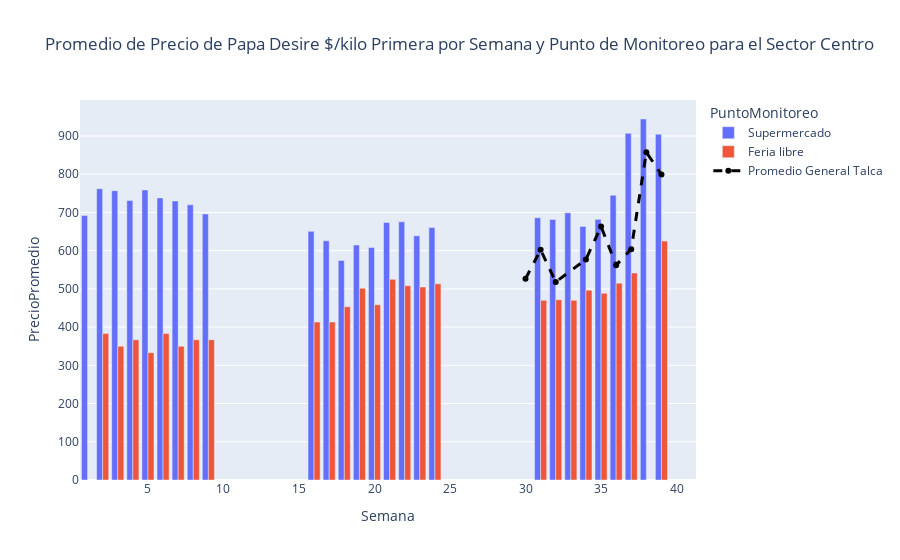

Notebook code for this chart:
### Code cell
def propuesta_2_plotly():
    # Datos de ejemplo
    df = extract_data()
    #convierte el precio promedio a float
    # Replace commas with periods and convert 'PrecioPromedio' to float
    df['PrecioPromedio'] = df['PrecioPromedio'].str.replace(',', '.').astype(float)

    df['PrecioPromedio'] = df['PrecioPromedio'].astype(float)
    # filtra por sector = centro
    dfp = df
    df = df[df['Sector'].isin(['Centro'])]
    df = df[df['Producto'].isin(['Papa Desire $/kilo Primera'])]

    dfp = dfp[dfp['Sector'].isin(['Talca'])]
    dfp = dfp[dfp['Producto'].isin(['Papa Desire $/kilo Primera'])]

    # Filtra por la ciudad de Santiago

    df = df.groupby(['Semana', 'PuntoMonitoreo'])['PrecioPromedio'].mean().reset_index()



    # Crear el gráfico de barras agrupadas con Plotly
    fig = px.bar(df, x='Semana', y='PrecioPromedio', color='PuntoMonitoreo', barmode='group', title='Promedio de Precio de Papa Desire $/kilo Primera por Semana y Punto de Monitoreo para el Sector Centro')

    # Calcular el promedio general
    promedio_general = dfp.groupby('Semana')['PrecioPromedio'].mean().reset_index()
    promedio_general['PuntoMonitoreo'] = 'Promedio General Talca'

    # Agregar una línea para el promedio general
    line_trace = px.line(promedio_general, x='Semana', y='PrecioPromedio', color='PuntoMonitoreo', markers=True).data[0]
    line_trace.line.color = 'black'  # Cambiar el color de la línea
    line_trace.line.width = 3  # Aumentar el grosor de la línea
    line_trace.line.dash = 'dash'  # Cambiar la forma de la línea a segmentada

    fig.add_trace(line_trace)

    # Mostrar el gráfico
    fig.show()

### Figure 1 — Plotly figure (JSON) as saved in the notebook; plotly's stock layout.template omitted (floating-point values rounded to 4 significant figures)
{"data": [{"alignmentgroup": "True", "hovertemplate": "PuntoMonitoreo=Supermercado<br>Semana=%{x}<br>PrecioPromedio=%{y}<extra></extra>", "legendgroup": "Supermercado", "marker": {"color": "#636efa", "pattern": {"shape": ""}}, "name": "Supermercado", "offsetgroup": "Supermercado", "orientation": "v", "showlegend": true, "textposition": "auto", "type": "bar", "x": [1, 2, 3, 4, 5, 6, 7, 8, 9, 16, 17, 18, 19, 20, 21, 22, 23, 24, 31, 32, 33, 34, 35, 36, 37, 38, 39], "xaxis": "x", "y": [692, 762, 757, 731, 759, 738, 730, 720, 696, 650.5, 625.8, 574.5, 614.8, 608.4, 673.8, 675.4, 639, 660.4, 686, 681.8, 699, 663.4, 682, 745, 907, 944.5, 904.8], "yaxis": "y"}, {"alignmentgroup": "True", "hovertemplate": "PuntoMonitoreo=Feria libre<br>Semana=%{x}<br>PrecioPromedio=%{y}<extra></extra>", "legendgroup": "Feria libre", "marker": {"color": "#EF553B", "pattern": {"shape": ""}}, "name": "Feria libre", "offsetgroup": "Feria libre", "orientation": "v", "showlegend": true, "textposition": "auto", "type": "bar", "x": [2, 3, 4, 5, 6, 7, 8, 9, 16, 17, 18, 19, 20, 21, 22, 23, 24, 31, 32, 33, 34, 35, 36, 37, 39], "xaxis": "x", "y": [383, 350, 367, 333, 383, 350, 367, 367, 413.3, 413.3, 453.3, 501.7, 458.3, 525, 508.3, 505, 513.3, 470, 471.7, 470, 496.7, 488.3, 515, 541.7, 625], "yaxis": "y"}, {"hovertemplate": "PuntoMonitoreo=Promedio General Talca<br>Semana=%{x}<br>PrecioPromedio=%{y}<extra></extra>", "legendgroup": "Promedio General Talca", "line": {"color": "black", "dash": "dash", "width": 3}, "marker": {"symbol": "circle"}, "mode": "lines+markers", "name": "Promedio General Talca", "orientation": "v", "showlegend": true, "type": "scatter", "x": [30, 31, 32, 34, 35, 36, 37, 38, 39], "xaxis": "x", "y": [526.5, 602.1, 518.1, 577.1, 663.2, 562.2, 604, 857.5, 799], "yaxis": "y"}], "layout": {"barmode": "group", "legend": {"title": {"text": "PuntoMonitoreo"}, "tracegroupgap": 0}, "title": {"text": "Promedio de Precio de Papa Desire $/kilo Primera por Semana y Punto de Monitoreo para el Sector Centro"}, "xaxis": {"anchor": "y", "domain": [0, 1], "title": {"text": "Semana"}}, "yaxis": {"anchor": "x", "domain": [0, 1], "title": {"text": "PrecioPromedio"}}}}
